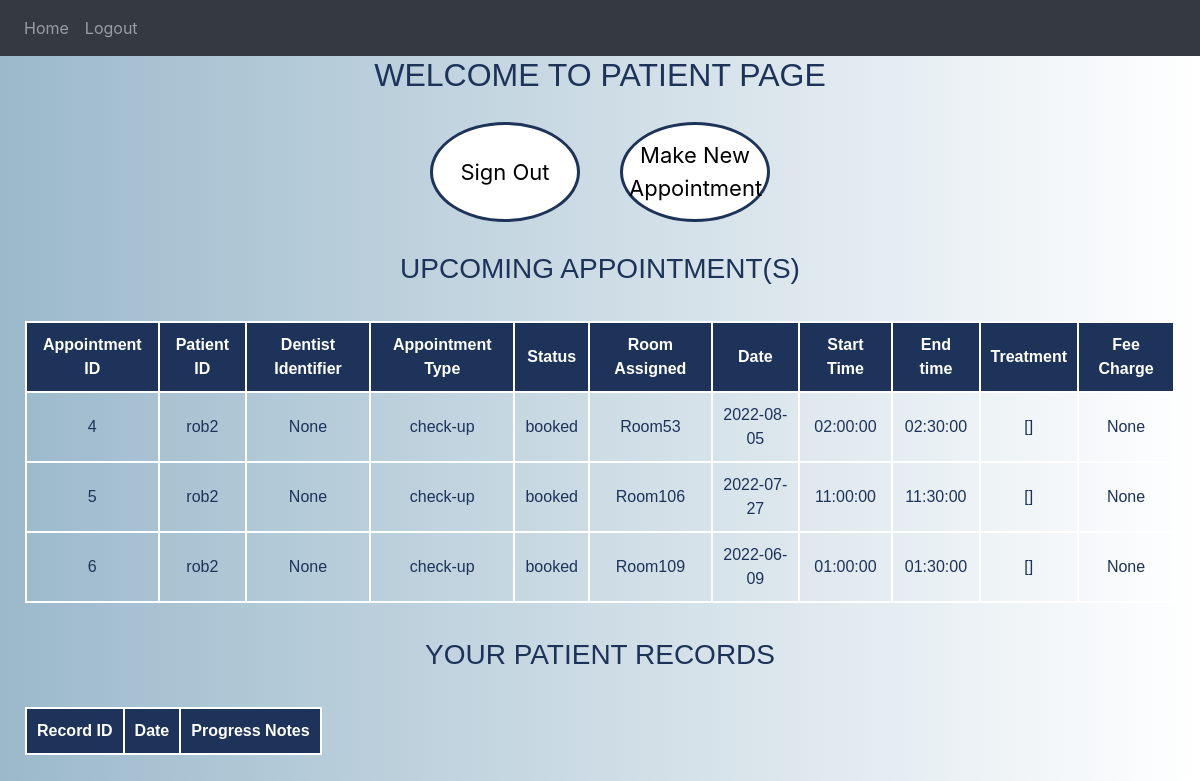
Screenshot of /patient (signed in) with the database file from the repository.
### Website/models.py (models this page shows)
class Appointment(db.Model):
    appointmentId = db.Column(db.Integer, primary_key=True)
    branch = db.Column(db.String(30), nullable=False)
    dentistIdentifier = db.Column(
        db.String(30)
    )  # Maybe int? not sure if thats id or what
    appointmentType = db.Column(db.String(30), nullable=False)
    status = db.Column(db.String(20))
    roomAssigned = db.Column(db.String(20), nullable=False)
    date = db.Column(db.Date)
    startTime = db.Column(db.Time)
    endTime = db.Column(db.Time)
    treatment = db.relationship("Treatment", backref="appointment")
    feeCharge = db.relationship("FeeCharge", backref="appointment", uselist=False)
    patientUsername = db.Column(
        db.String(30), db.ForeignKey("patient.username"), nullable=False
    )  # one to many. Referncing to classes in foreignKey relationship, we use lower case name of class
    dentistIdneitifier = db.Column(
        db.Integer, db.ForeignKey("employee.id")
    )  # one to many

### Website/views.py (the view)
@views.route("/patient")
def patient():
    return render_template("patient.html", user=current_user)

### Website/__init__.py (called while the page is built)
def create_app():
    app = Flask(__name__)
    app.config["SECRET_KEY"] = "hjshjhdjah kjshkjdhjs"
    app.config["SQLALCHEMY_DATABASE_URI"] = f"sqlite:///{DB_NAME}"
    app.config["SESSION_TYPE"] = "filesystem"
    db.init_app(app)
    from .views import views
    from .auth import auth
    from .models import Patient, Employee
    create_database(app)
    login_manager = LoginManager()
    login_manager.login_view = 'view.login'
    login_manager.init_app(app)
    @login_manager.user_loader
    def load_patient(id):
        return Patient.query.get(int(id))
    app.register_blueprint(views, url_prefix="/")
    app.register_blueprint(auth, url_preffix="/")
    return app

### Website/templates/patient.html (shortened to what this page needs)
{% extends "base.html" %}
{% block content %}
<!DOCTYPE html>
<html>
    <head>
    </head>
    <body>
    <div class="header">
        <h2>WELCOME TO PATIENT PAGE</h2>
    </div>
    <div class="buttonForm">
            <button type="submit" class="buttons">Sign Out</button>
        <button type="submit" class="buttons">Make New Appointment</button>
    </div>
        <h1 class="appointment">UPCOMING APPOINTMENT(S)</h1>
        <table>
            <tr>
                <th>Appointment ID</th>
                <th>Patient ID</th>
                <th>Dentist Identifier</th>
                <th>Appointment Type</th>
                <th>Status</th>
                <th>Room Assigned</th>
                <th>Date</th>
                <th>Start Time</th>
                <th>End time</th>
                <th>Treatment</th>
                <th>Fee Charge</th>
            </tr>
                {% for appt in user.appointments %}
                    <tr>
                        <td>{{ appt.appointmentId }}</td>
                        <td>{{ appt.patientUsername }}</td>
                        <td>{{ appt.dentistIdentifier }}</td>
                        <td>{{ appt.appointmentType }}</td>
                        <td>{{ appt.status }}</td>
                        <td>{{ appt.roomAssigned }}</td>
                        <td>{{ appt.date }}</td>
                        <td>{{ appt.startTime }}</td>
                        <td>{{ appt.endTime }}</td>
                        <td>{{ appt.treatment }}</td>
                        <td>{{ appt.feeCharge }}</td>
                    </tr>
                {% endfor %}
        </table>
            <h1 class="record">YOUR PATIENT RECORDS</h1>
            <table>
                <tr>
                    <th>Record ID</th>
                    <th>Date </th>
                    <th>Progress Notes</th>
                </tr>
            </table>
    </body>
</html>
{% endblock %}

### Website/templates/patient.html (style rules this page uses)
body { background-image: linear-gradient(to left, rgb(255, 255, 255), rgb(155, 185, 203)); }
.header { font-family: Helvetica, Arial, sans-serif; text-align: center; font-size: 30px; color:rgb(29, 51, 89); }
.buttons { background-color:white; border: 3px solid rgb(29, 51, 89);; height: 100px; width: 150px; margin: 20px; border-radius: 50%; font-size: 22px; transition-duration: 0.2s; }
.buttonForm { display: flex; justify-content: center; }
.appointment { padding-top: 10px; padding-bottom: 10px; font-family: Helvetica, Arial, sans-serif; text-align: center; font-size: 28px; color:rgb(29, 51, 89); }
.record { padding-top: 10px; padding-bottom: 10px; font-family: Helvetica, Arial, sans-serif; text-align: center; font-size: 28px; color:rgb(29, 51, 89); }
table, th, td { border-collapse: collapse; margin: 25px; overflow: hidden; overflow: hidden; text-overflow: ellipsis; }
th, td { padding: 10px; text-align: center; font-family: Helvetica, Arial, sans-serif; border: 2px solid white; color: rgb(29, 51, 89); }
tr:nth-child(odd) { color: #ffffff; border: 2px solid white; }
th { color: white; background-color:rgb(29, 51, 89); font-family: Helvetica, Arial, sans-serif; }

### rows the page displays
Appointment: appointmentId "4", patientUsername "rob2", dentistIdentifier "None", appointmentType "check-up", status "booked", roomAssigned "Room53", date "2022-08-05", startTime "02:00:00", endTime "02:30:00", treatment "[]", feeCharge "None"
Appointment: appointmentId "5", patientUsername "rob2", dentistIdentifier "None", appointmentType "check-up", status "booked", roomAssigned "Room106", date "2022-07-27", startTime "11:00:00", endTime "11:30:00", treatment "[]", feeCharge "None"
Appointment: appointmentId "6", patientUsername "rob2", dentistIdentifier "None", appointmentType "check-up", status "booked", roomAssigned "Room109", date "2022-06-09", startTime "01:00:00", endTime "01:30:00", treatment "[]", feeCharge "None"
